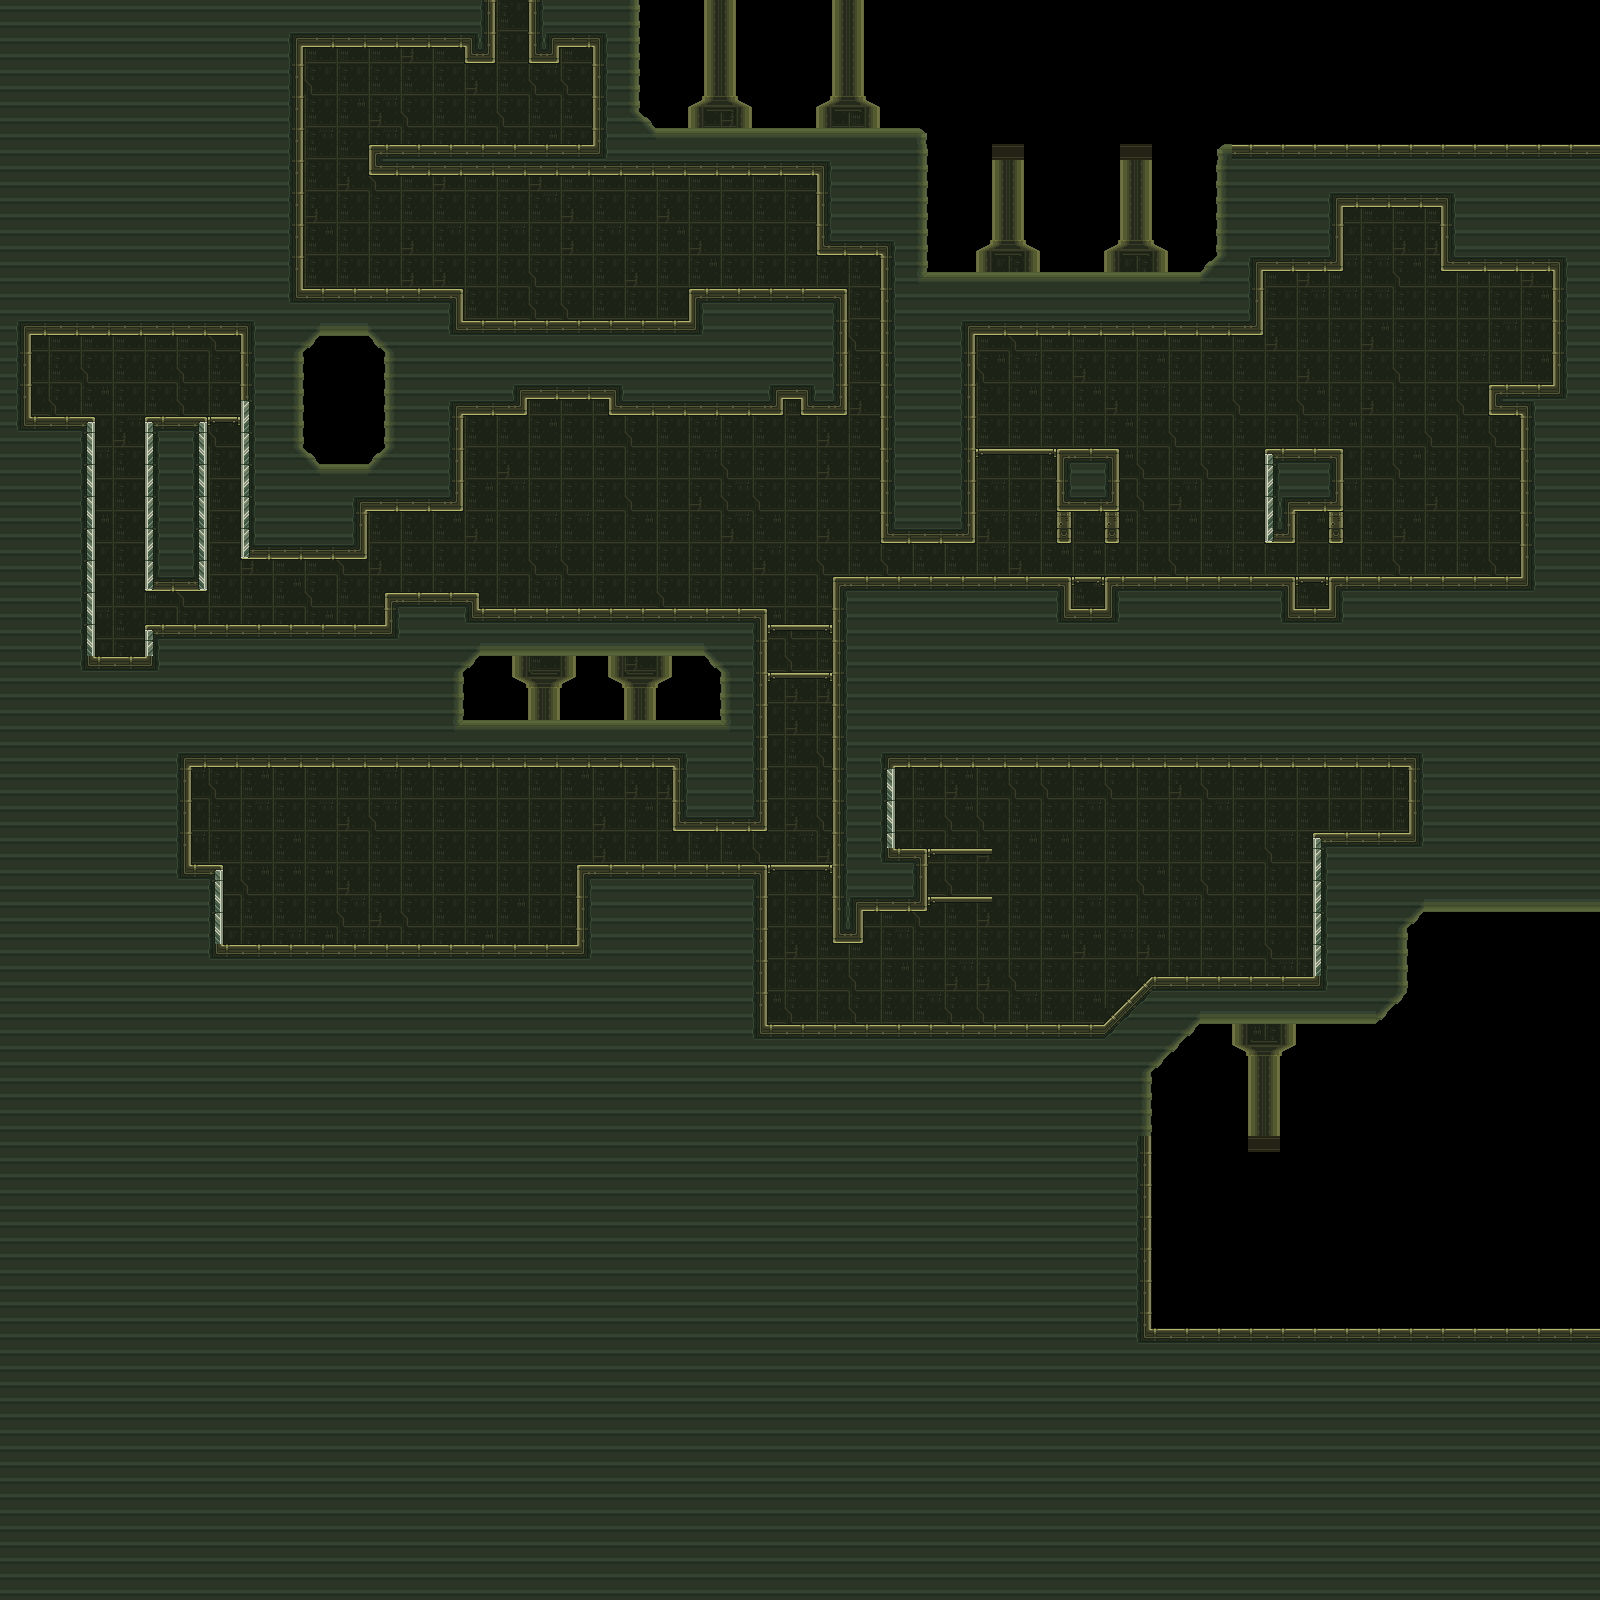

A level layout from a 2D game, rendered from its tile map. Below: a short description, then the map file with tile-grid data replaced by summaries:
An orthogonal 100x100 tile map with 16x16 px tiles, 3 tile layers (Tile Layer 1, Tile Layer 2, Tile Layer 3), 1 hidden layer not drawn.

<map version="1.0" orientation="orthogonal" renderorder="right-down" width="100" height="100" tilewidth="16" tileheight="16" nextobjectid="1">
 <tileset firstgid="1" name="0_GAUNTLET_RIVER" tilewidth="16" tileheight="16" tilecount="1400" columns="20">
  <image source="../../../tileset/0_RIVER.png" width="320" height="1120" />
  <terraintypes>
   <terrain name="Basic" tile="-1" />
   <terrain name="Thin_V" tile="-1" />
   <terrain name="Thin_H" tile="-1" />
   <terrain name="Eraser" tile="-1" />
  </terraintypes>
  <tile id="8" terrain=",,,3" />
  <tile id="9" terrain=",,3,3" />
  <tile id="10" terrain=",,3," />
  <tile id="11" terrain="3,3,3," />
  <tile id="12" terrain="3,3,,3" />
  <tile id="28" terrain=",3,,3" />
  <tile id="29" terrain="3,3,3,3" />
  <tile id="30" terrain="3,,3," />
  <tile id="31" terrain="3,,3,3" />
  <tile id="32" terrain=",3,3,3" />
  <tile id="48" terrain=",3,," />
  <tile id="49" terrain="3,3,," />
  <tile id="50" terrain="3,,," />
  <tile id="80" terrain=",,,0" />
  <tile id="81" terrain=",,0,0" />
  <tile id="82" terrain=",,0," />
  <tile id="88" terrain=",,,1" />
  <tile id="89" terrain=",,1,1" />
  <tile id="90" terrain=",,1," />
  <tile id="92" terrain=",,,2" />
  <tile id="93" terrain=",,2,2" />
  <tile id="94" terrain=",,2," />
  <tile id="100" terrain=",0,,0" />
  <tile id="101" terrain="0,0,0,0" />
  <tile id="102" terrain="0,,0," />
  <tile id="105" terrain="0,0,0," />
  <tile id="106" terrain="0,0,,0" />
  <tile id="108" terrain=",1,,1" />
  <tile id="109" terrain="1,1,1,1" />
  <tile id="110" terrain="1,,1," />
  <tile id="112" terrain=",2,,2" />
  <tile id="113" terrain="2,2,2,2" />
  <tile id="114" terrain="2,,2," />
  <tile id="120" terrain=",0,," />
  <tile id="121" terrain="0,0,," />
  <tile id="122" terrain="0,,," />
  <tile id="125" terrain="0,,0,0" />
  <tile id="126" terrain=",0,0,0" />
  <tile id="128" terrain=",1,," />
  <tile id="129" terrain="1,1,," />
  <tile id="130" terrain="1,,," />
  <tile id="132" terrain=",2,," />
  <tile id="133" terrain="2,2,," />
  <tile id="134" terrain="2,,," />
 </tileset>
 <imagelayer name="Image Layer 1" visible="0" opacity="0.5">
  <image source="../../../../_noncrypt_assets/pngexports/RIVER_B.png" />
 </imagelayer>
 <layer name="Tile Layer 1" width="100" height="100">
  <data>[10000 cells, 8752 non-empty, 86 distinct tile ids]</data>
 </layer>
 <layer name="Tile Layer 2" width="100" height="100">
  <data>[10000 cells, 37 non-empty, 6 distinct tile ids]</data>
 </layer>
 <layer name="Tile Layer 3" width="100" height="100">
  <data>[10000 cells, 4 non-empty, 2 distinct tile ids]</data>
 </layer>
</map>
